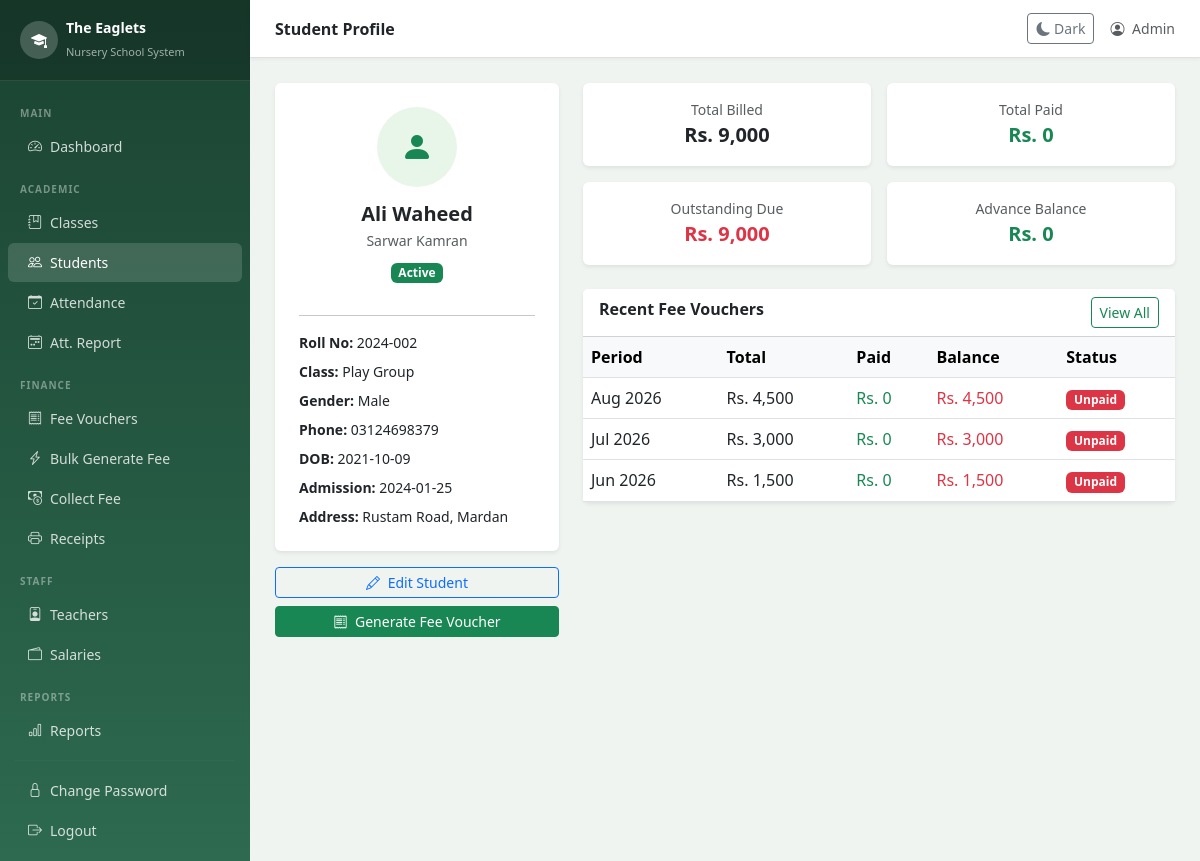
Screenshot of /students/view.php?id=2 (signed in) with the database file from the repository.
### tables this page shows
CREATE TABLE students (
    id INT AUTO_INCREMENT PRIMARY KEY,
    roll_no VARCHAR(20) UNIQUE,
    full_name VARCHAR(150) NOT NULL,
    father_name VARCHAR(150),
    phone VARCHAR(20),
    address TEXT,
    date_of_birth DATE,
    gender ENUM('male','female') DEFAULT 'male',
    class_id INT,
    admission_date DATE,
    status ENUM('active','inactive') DEFAULT 'active',
    advance_balance DECIMAL(10,2) DEFAULT 0.00,
    FOREIGN KEY (class_id) REFERENCES classes(id)
);

CREATE TABLE classes (
    id INT AUTO_INCREMENT PRIMARY KEY,
    name VARCHAR(50) UNIQUE NOT NULL,
    monthly_fee DECIMAL(10,2) DEFAULT 0,
    deleted TINYINT(1) DEFAULT 0,
    created_at TIMESTAMP DEFAULT CURRENT_TIMESTAMP
);

CREATE TABLE fee_vouchers (
    id INT AUTO_INCREMENT PRIMARY KEY,
    student_id INT,
    fee_month TINYINT NOT NULL,
    fee_year YEAR NOT NULL,
    fee_amount DECIMAL(10,2) NOT NULL,
    discount DECIMAL(10,2) DEFAULT 0,
    previous_dues DECIMAL(10,2) DEFAULT 0,
    total_amount DECIMAL(10,2) NOT NULL,
    paid_amount DECIMAL(10,2) DEFAULT 0,
    status ENUM('unpaid','partial','paid') DEFAULT 'unpaid',
    generated_at TIMESTAMP DEFAULT CURRENT_TIMESTAMP,
    UNIQUE KEY unique_voucher (student_id, fee_month, fee_year),
    FOREIGN KEY (student_id) REFERENCES students(id) ON DELETE CASCADE
);

### students/view.php (the view, shortened to what this page needs)
<?php
require_once $_SERVER['DOCUMENT_ROOT'] . '/04. eaglets_school/config/db.php';
$id      = intval($_GET['id'] ?? 0);
$student = mysqli_fetch_assoc(mysqli_query($conn, "
    SELECT s.*, c.name AS class_name, c.monthly_fee
    FROM students s
    JOIN classes c ON s.class_id = c.id
    WHERE s.id = $id
"));
$fee_summary = mysqli_fetch_assoc(mysqli_query($conn, "
    SELECT
        COUNT(*)            AS total_vouchers,
        SUM(total_amount)   AS total_billed,
        SUM(paid_amount)    AS total_paid,
        SUM(total_amount - paid_amount) AS total_due
    FROM fee_vouchers WHERE student_id=$id
"));
$vouchers = mysqli_query($conn, "
    SELECT * FROM fee_vouchers WHERE student_id=$id
    ORDER BY fee_year DESC, fee_month DESC LIMIT 5
");
$months   = ['','Jan','Feb','Mar','Apr','May','Jun',
             'Jul','Aug','Sep','Oct','Nov','Dec'];
require_once '../includes/header.php';
?>
<div class="row g-4">
    <div class="col-md-4">
        <div class="card border-0 shadow-sm">
            <div class="card-body text-center p-4">
                <div style="width:80px; height:80px; background:#e8f5e9;
                            border-radius:50%; display:flex;
                            align-items:center; justify-content:center;
                            margin:0 auto 15px;">
                    <i class="bi bi-person-fill text-success fs-2"></i>
                </div>
                <h5 class="fw-bold mb-1">
                    <?= htmlspecialchars($student['full_name']) ?>
                </h5>
                <div class="text-muted small mb-2">
                    <?= htmlspecialchars($student['father_name']) ?>
                </div>
                <span class="badge bg-<?= $student['status']==='active'?'success':'secondary' ?> mb-3">
                    <?= ucfirst($student['status']) ?>
                </span>
                <hr>
                <div class="text-start small">
                    <div class="mb-2">
                        <strong>Roll No:</strong>
                        <?= htmlspecialchars($student['roll_no']) ?>
                    </div>
                    <div class="mb-2">
                        <strong>Class:</strong>
                        <?= htmlspecialchars($student['class_name']) ?>
                    </div>
                    <div class="mb-2">
                        <strong>Gender:</strong>
                        <?= ucfirst($student['gender']) ?>
                    </div>
                    <div class="mb-2">
                        <strong>Phone:</strong>
                        <?= htmlspecialchars($student['phone']) ?>
                    </div>
                    <div class="mb-2">
                        <strong>DOB:</strong>
                        <?= $student['date_of_birth'] ?>
                    </div>
                    <div class="mb-2">
                        <strong>Admission:</strong>
                        <?= $student['admission_date'] ?>
                    </div>
                    <div>
                        <strong>Address:</strong>
                        <?= htmlspecialchars($student['address']) ?>
                    </div>
                </div>
            </div>
        </div>
        <div class="d-grid gap-2 mt-3">
            <a href="edit.php?id=<?= $id ?>"
               class="btn btn-outline-primary btn-sm">
                <i class="bi bi-pencil me-1"></i> Edit Student
            </a>
            <a href="/04. eaglets_school/fees/generate.php?student_id=<?= $id ?>"
               class="btn btn-success btn-sm">
                <i class="bi bi-receipt me-1"></i> Generate Fee Voucher
            </a>
        </div>
    </div>
    <div class="col-md-8">
        <div class="row g-3 mb-4">
            <div class="col-6">
                <div class="card border-0 shadow-sm text-center p-3">
                    <div class="text-muted small">Total Billed</div>
                    <div class="fw-bold fs-5">
                        Rs. <?= number_format($fee_summary['total_billed'] ?? 0, 0) ?>
                    </div>
                </div>
            </div>
            <div class="col-6">
                <div class="card border-0 shadow-sm text-center p-3">
                    <div class="text-muted small">Total Paid</div>
                    <div class="fw-bold fs-5 text-success">
                        Rs. <?= number_format($fee_summary['total_paid'] ?? 0, 0) ?>
                    </div>
                </div>
            </div>
            <div class="col-6">
                <div class="card border-0 shadow-sm text-center p-3">
                    <div class="text-muted small">Outstanding Due</div>
                    <div class="fw-bold fs-5 text-danger">
                        Rs. <?= number_format($fee_summary['total_due'] ?? 0, 0) ?>
                    </div>
                </div>
            </div>
            <div class="col-6">
                <div class="card border-0 shadow-sm text-center p-3">
                    <div class="text-muted small">Advance Balance</div>
                    <div class="fw-bold fs-5 text-success">
                        Rs. <?= number_format($student['advance_balance'] ?? 0, 0) ?>
                    </div>
                </div>
            </div>
        </div>
        <div class="card border-0 shadow-sm">
            <div class="card-header bg-white fw-bold d-flex justify-content-between">
                <span>Recent Fee Vouchers</span>
                <a href="/04. eaglets_school/fees/index.php?student_id=<?= $id ?>"
                   class="btn btn-sm btn-outline-success">View All</a>
            </div>
            <div class="card-body p-0">
                <table class="table table-hover mb-0">
                    <thead class="table-light">
                        <tr>
                            <th>Period</th><th>Total</th>
                            <th>Paid</th><th>Balance</th><th>Status</th>
                        </tr>
                    </thead>
                    <tbody>
                    <?php
                    while ($v = mysqli_fetch_assoc($vouchers)):
                        $bal   = $v['total_amount'] - $v['paid_amount'];
                        $badge = ['unpaid'=>'danger','partial'=>'warning','paid'=>'success'];
                    ?>
                        <tr>
                            <td><?= $months[$v['fee_month']] ?> <?= $v['fee_year'] ?></td>
                            <td>Rs. <?= number_format($v['total_amount'], 0) ?></td>
                            <td class="text-success">
                                Rs. <?= number_format($v['paid_amount'], 0) ?>
                            </td>
                            <td class="text-danger">
                                Rs. <?= number_format($bal, 0) ?>
                            </td>
                            <td>
                                <span class="badge bg-<?= $badge[$v['status']] ?>">
                                    <?= ucfirst($v['status']) ?>
                                </span>
                            </td>
                        </tr>
                    <?php endwhile; ?>
                    </tbody>
                </table>
            </div>
        </div>
    </div>
</div>
<?php require_once '../includes/footer.php'; ?>

### includes/header.php (style rules this page uses)
body { background-color: #f0f4f0; }

### rows the page displays
students: full_name "Ali Waheed", father_name "Sarwar Kamran", status "Active", roll_no "2024-002", class.name "Play Group", gender "Male", phone "03124698379", date_of_birth "2021-10-09", admission_date "2024-01-25", address "Rustam Road, Mardan", advance_balance "0"
fee_vouchers: fee_month "Aug", fee_year "2026", total_amount "4,500", paid_amount "0", bal "4,500", status "Unpaid"
fee_vouchers: fee_month "Jul", fee_year "2026", total_amount "3,000", paid_amount "0", bal "3,000", status "Unpaid"
fee_vouchers: fee_month "Jun", fee_year "2026", total_amount "1,500", paid_amount "0", bal "1,500", status "Unpaid"

### other values shown
$pageTitle "Student Profile"
$_SESSION['full_name'] "Admin"
$fee_summary['total_billed'] "9,000"
$fee_summary['total_paid'] "0"
$fee_summary['total_due'] "9,000"
